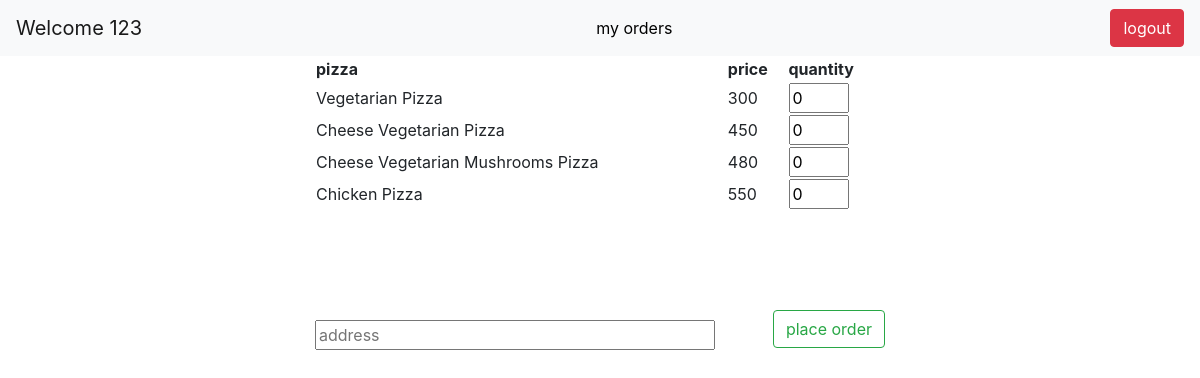
The app's page /customer/welcome/ (signed in) with its own data.
### pizzaapp/models.py (models this page shows)
class PizzaModel(models.Model):
    name = models.CharField(max_length=10)
    price = models.CharField(max_length=10)

### pizzaapp/views.py (the view)
# urls.py: path('customer/welcome/',customerwelcomeview,name = 'customerpage'),
def customerwelcomeview(request):
    if not request.user.is_authenticated:
        return redirect('userloginpage')
    username = request.user.username
    context = {'username': username, 'pizzas': PizzaModel.objects.all()}
    return render(request, 'pizzaapp/customerwelcome.html', context)

### templates/pizzaapp/customerwelcome.html (shortened to what this page needs)
{% extends 'base.html' %}
{% block content %}
<nav class="navbar navbar-light bg-light">
  <a class="navbar-brand">Welcome {{username}}</a>
  <a class="nav-item" style="color: black;text-decoration: none" href="/userorders/">my orders</a>
 <a href="/userlogout/" class="btn btn-danger">logout</a>
</nav>
<form method="post" action="/placeorder/">
<div class="container" style="margin: auto;width: 600px">
	<table style="width: 100%">
	<tr>
		<th>pizza</th>
		<th>price</th>
		<th>quantity</th>
	</tr>
	{% for pizza in pizzas %}
	<tr>
		<td>{{pizza.name}}</td>
		<td>{{pizza.price}}</td>
		<td><input type="number" min="0" value="0" name="{{pizza.id}}" style="width: 60px" name="quantity"></td>
	</tr>
	{% endfor %}
</table>
<input type="text" placeholder="address" style="width: 400px;margin-top: 110px" name="address">
<input type="submit" style="float: right;margin-top: 100px" class="btn btn-outline-success" value="place order" name="">
</div>
</form>
{% endblock %}

### records on screen
PizzaModel: name "Vegetarian Pizza", price "300"
PizzaModel: name "Cheese Vegetarian Pizza", price "450"
PizzaModel: name "Cheese Vegetarian Mushrooms Pizza", price "480"
PizzaModel: name "Chicken Pizza", price "550"

### other values on screen
{{ username }} "123"
